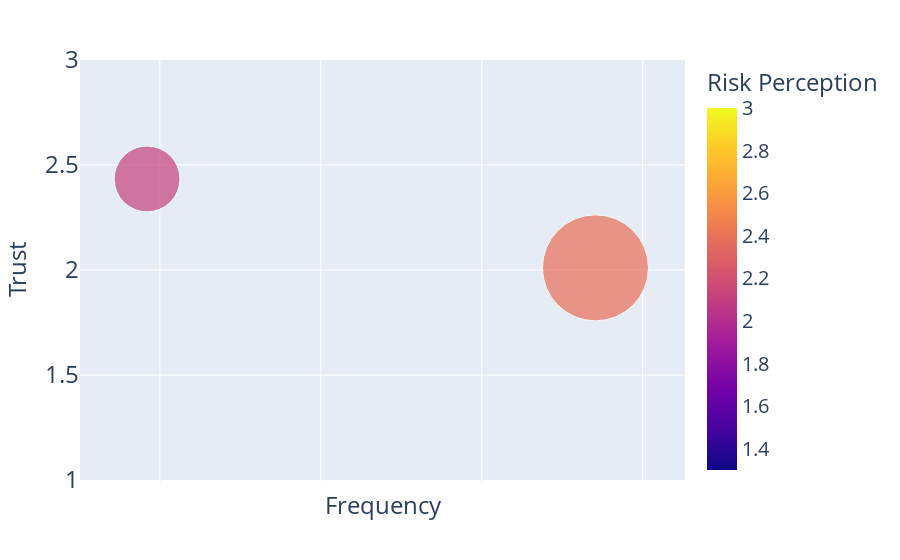

The code cell stored with this chart in its notebook:
### Code cell
import plotly.offline as py
import plotly.graph_objs as go

py.init_notebook_mode(connected=True)


import plotly.express as px
df = small_example_df

fig = px.scatter(df, x="Frequency", y="Trust",
	         size="Proportion", color="Risk Perception",
                 hover_name="Source", size_max=75, range_color=(1.3,3))

fig.update_layout(
yaxis = dict(
tickfont = dict(size=24)))

fig.update_yaxes(title_font=dict(size=24))

fig.update_layout(
xaxis = dict(
tickfont = dict(size=1)))

fig.update_xaxes(title_font=dict(size=24))

fig.update_layout(
    font=dict(
        
        size=20,  # Set the font size her
    )
)

fig.update_layout(yaxis_range=[1,3])
#fig.update_layout(xaxis_range=[0.7,3])



fig.show()

### Figure 1 — Plotly figure (JSON) as saved in the notebook; plotly's stock layout.template omitted (floating-point values rounded to 4 significant figures)
{"data": [{"hovertemplate": "<b>%{hovertext}</b><br><br>Frequency=%{x}<br>Trust=%{y}<br>Proportion=%{marker.size}<br>Risk Perception=%{marker.color}<extra></extra>", "hovertext": ["AgExtension", "SocialMedia"], "legendgroup": "", "marker": {"color": [2.122, 2.385], "coloraxis": "coloraxis", "size": [113, 293], "sizemode": "area", "sizeref": 0.05209, "symbol": "circle"}, "mode": "markers", "name": "", "orientation": "v", "showlegend": false, "type": "scatter", "x": [1.46, 2.853], "xaxis": "x", "y": [2.434, 2.01], "yaxis": "y"}], "layout": {"coloraxis": {"cmax": 3, "cmin": 1.3, "colorbar": {"title": {"text": "Risk Perception"}}, "colorscale": [[0, "#0d0887"], [0.1111, "#46039f"], [0.2222, "#7201a8"], [0.3333, "#9c179e"], [0.4444, "#bd3786"], [0.5556, "#d8576b"], [0.6667, "#ed7953"], [0.7778, "#fb9f3a"], [0.8889, "#fdca26"], [1, "#f0f921"]]}, "font": {"size": 20}, "legend": {"itemsizing": "constant", "tracegroupgap": 0}, "margin": {"t": 60}, "xaxis": {"anchor": "y", "domain": [0, 1], "tickfont": {"size": 1}, "title": {"font": {"size": 24}, "text": "Frequency"}}, "yaxis": {"anchor": "x", "domain": [0, 1], "range": [1, 3], "tickfont": {"size": 24}, "title": {"font": {"size": 24}, "text": "Trust"}}}}
